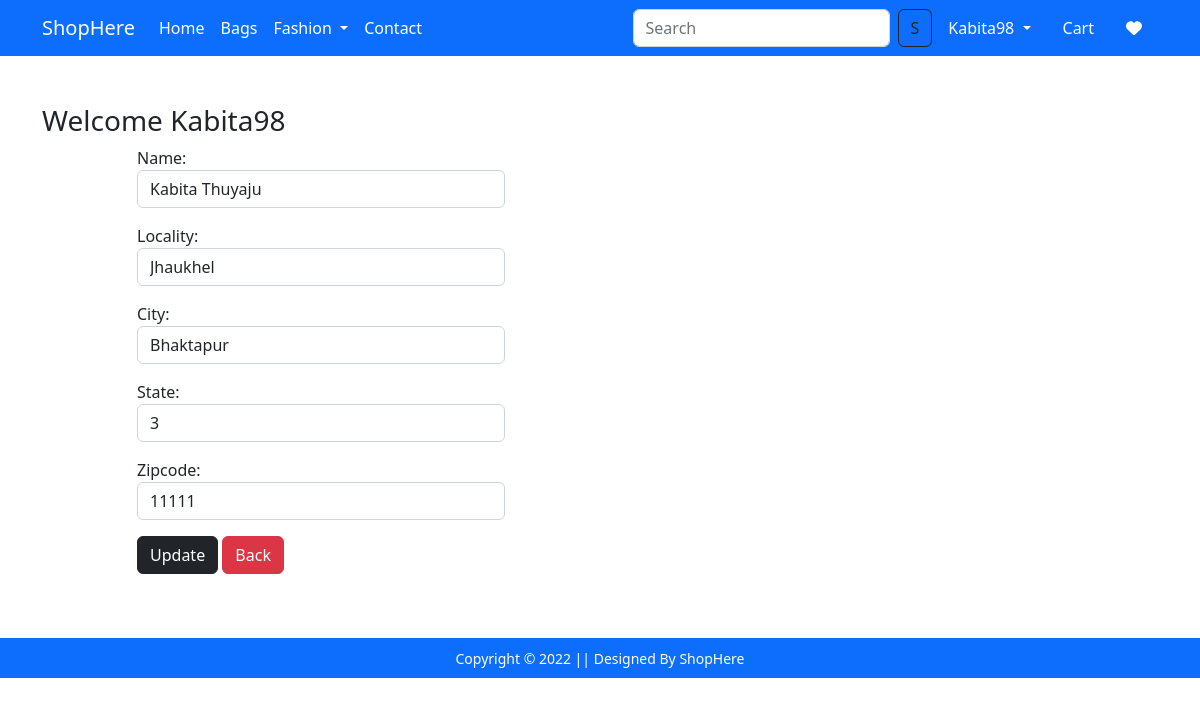
/updateAddress/6 (signed in), run on the app's committed database.
### app/models.py (models this page shows, shortened)
class Customer(models.Model):
    user=models.ForeignKey(User, on_delete=models.CASCADE)
    name=models.CharField(max_length=200)
    locality=models.CharField(max_length=200)
    city=models.CharField(max_length=50)
    zipcode=models.IntegerField()
    state=models.CharField(choices=STATE_CHOICES,max_length=200)

### app/views.py (the view, shortened to what this page needs)
# urls.py: path('updateAddress/<int:pk>',views.updateAddress.as_view(),name='updateaddress'),
@method_decorator(login_required,name='dispatch')
class updateAddress(View):
    def get(self,request,pk):
        add=Customer.objects.get(pk=pk)
        form=CustomerProfileForm(instance=add)
        return render(request,'app/updateaddress.html',locals())

### app/forms.py
class CustomerProfileForm(forms.ModelForm):
    class Meta:
        model=Customer
        fields=['name','locality','city','state','zipcode']
        widgets={
        'name':forms.TextInput(attrs={'class':'form-control'}),
        'locality':forms.TextInput(attrs={'class':'form-control'}),
        'city':forms.TextInput(attrs={'class':'form-control'}),
        'state':forms.Select(attrs={'class':'form-control'}),
        'zipcode':forms.NumberInput(attrs={'class':'form-control'})
        }

### app/templates/app/updateaddress.html (shortened to what this page needs)
{% extends 'app/base.html' %}
{% load static %}
{% block main_content %}
<div class="container my-5">
    <div class="row">
        <h3>Welcome {{request.user.username|capfirst}}</h3>
            <div class="col-sm-8 offset-sm-1">
                <form action="" method="POST" novalidate>
                    {% for fm in form %}
                        <div class="form-group col-lg-6 mb-3">
                            {{fm.label_tag}} {{fm}} <small class="text-danger">{{fm.errors|striptags}}</small>
                        </div>
                    {% endfor %}
                    <div class="col-12 mt-3">
                        <button type="submit" class="btn btn-dark mb-3">Update</button>
                        <a href="{% url 'address' %}" type="button" class="btn btn-danger mb-3">Back</a>
                    </div>
                </form>
            </div>
    </div>
</div>
{% endblock main_content %}

### app/templates/app/base.html (shortened to what this page needs)
<!DOCTYPE html>
{% load static %}
<html lang="en">
<head>
    <link href="https://cdn.jsdelivr.net/npm/bootstrap@5.2.3/dist/css/bootstrap.min.css" rel="stylesheet"
>
    <link rel="stylesheet" href="{% static 'app/css/owl.carousel.min.css' %}">
    <link rel="stylesheet" href="{% static 'app/css/all.min.css' %}">
    <link rel="stylesheet" href="{% static 'app/css/style.css' %}">
</head>
<body>
    <nav class="navbar navbar-expand-lg navbar-dark bg-primary">
        <div class="container">
          <a class="navbar-brand" href="/">ShopHere</a>
          <div class="collapse navbar-collapse" id="navbarSupportedContent">
            <ul class="navbar-nav me-auto mb-2 mb-lg-0">
                <li class="nav-item">
                  <a class="nav-link active" aria-current="page" href="/">Home</a>
                </li>
                <li class="nav-item">
                  <a class="nav-link text-white" href="{% url 'bags' %}">Bags</a>
                </li>
                <li class="nav-item dropdown">
                  <a class="nav-link dropdown-toggle text-white" href="" role="button" data-bs-toggle="dropdown" aria-expanded="false">
                    Fashion
                  </a>
                </li>
                <li class="nav-item">
                  <a class="nav-link text-white" href="{% url 'contact' %}">Contact</a>
                </li>
            </ul>
            <form class="d-flex" role="search" action="/search">
              <input class="form-control me-2" type="search" placeholder="Search" name="search" aria-label="Search">
              <button class="btn btn-outline-dark" type="submit">S</button>
            </form>
            <div>
                <ul class="navbar-nav me-auto mb-2 mb-lg-0">
                  {% if request.user.is_authenticated %}
                    <li class="nav-item dropdown mx-2">
                        <a class="nav-link dropdown-toggle text-white" href="#" id="profileDropdown" role="button"
                        data-bs-toggle="dropdown" aria-expanded="false">
                        {{request.user|capfirst}}
                        </a>
                    </li>
                    <li class="nav-item mx-2">
                        <a href="{% url 'show_cart' %}" class="nav-link text-white">
                            Cart
                        </a>
                    </li>
                    <li class="nav-item mx-2">
                      <a href="{% url 'showwishlist' %}" class="nav-link text-white">
                        <i class="fa-solid fa-heart"></i>
                      </a>
                    </li>
                    {% endif %}
                </ul>
            </div>
          </div>
        </div>
      </nav>
    {% block main_content %}{% endblock main_content %}
      <footer class="container-fluid bg-primary text-center p-2 mt-5">
        <small class="text-white">Copyright &copy; 2022 || Designed By ShopHere</small>
</body>
</html>

### data on the page
Customer: form "Kabita Thuyaju" "Jhaukhel" "Bhaktapur" "3" "11111"

### other printed values
{{ request.user|capfirst }} "Kabita98"
{{ request.user.username|capfirst }} "Kabita98"
{{ fm.label_tag }} "Name:" "Locality:" "City:" "State:" "Zipcode:"
